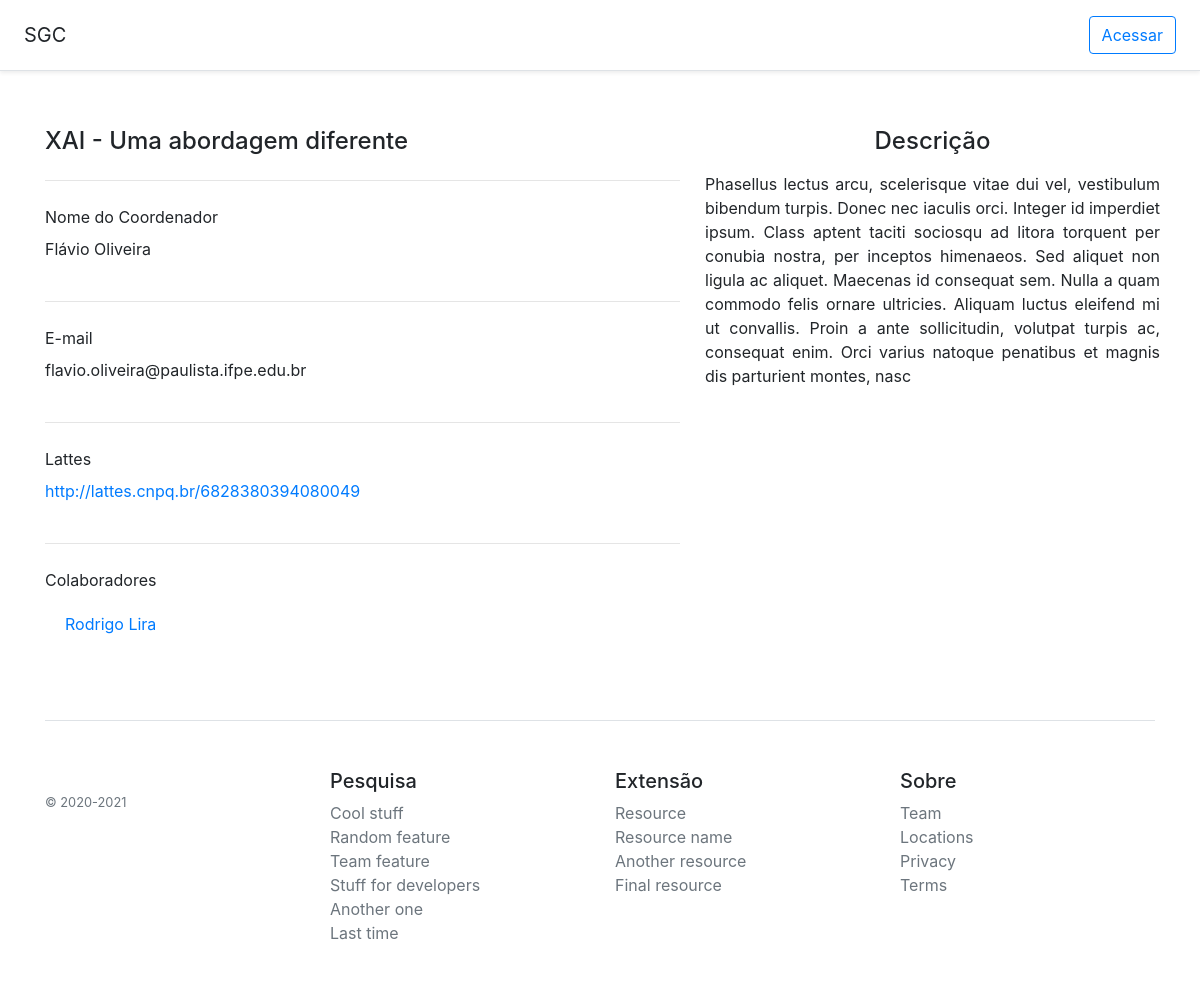
Page /projeto/exibir/2 on the committed database.
### projeto/models.py (models this page shows, shortened)
class Projeto(models.Model):
    titulo = models.CharField(max_length=50)
    descricao = models.CharField(max_length=500, verbose_name="descrição")
    inicio = models.DateField(verbose_name="início")
    fim = models.DateField(blank=True)
    aprovado = models.BooleanField(default=False, verbose_name="Está institucionalizado?")
    coordenador = models.ForeignKey(Professor, on_delete=models.PROTECT)

class ColaboradorProjeto(models.Model):
    colaborador = models.ForeignKey(Professor, on_delete=models.PROTECT)
    projeto = models.ForeignKey(Projeto, on_delete=models.PROTECT)

### core/models.py (models this page shows, shortened)
class Professor(models.Model):
    nome = models.CharField(max_length=50)
    email = models.EmailField()
    lattes = models.URLField(verbose_name="CV Lattes")

### projeto/views.py (the view)
# urls.py: path('exibir/<int:projeto_id>', views.exibir, name='exibir'), #projeto/exibir/2
def exibir(request, projeto_id):
    projeto = get_object_or_404(Projeto, pk = projeto_id)
    coolaboradores = ColaboradorProjeto.objects.filter(projeto=projeto)
    tags = ProjetoTag.objects.filter(projeto=projeto)
    context = {
        'projeto': projeto,
        'colaboradores': coolaboradores,
        'tags': tags,
    }
    return render(request, 'projeto/detail.html', context)

### templates/projeto/detail.html (shortened to what this page needs)
{% extends 'base.html' %}
{% block content %}
<div class="py-3 text-left">
</div>
<div class="row">
	<div class="col-md-5 order-md-2">
			<h4 class="mb-3 text-center">Descrição</h4>
				<div class="form-row ">
					<div class="form-group">
                       <p class="text-justify">{{ projeto.descricao }}</p>
					</div>
				</div>
	</div>
	<div class="col-md-7 order-md-1">
		<h4 class="mb-3">{{projeto.titulo}}</h4>
        <hr class="my-4">
        <div class="form-row">
			<div class="form-group col-md-11">
				<label for="div-coordenador">Nome do Coordenador</label>
                <div id="div-coordenador form-control">{{projeto.coordenador.nome}}</div>
			</div>
		</div>
        <hr class="my-4">
		<div class="form-row">
			<div class="form-group col-md-11">
				<label for="div-email">E-mail</label>
                <div id="div-email form-control">{{projeto.coordenador.email}}</div>
			</div>
        </div>
        <hr class="my-4">
        <div class="form-row">
			<div class="form-group col-md-11">
				<label for="div-lattes">Lattes</label>
                <div id="div-lattes form-control">
                    <a href="{{projeto.coordenador.lattes}}" target="_blank">{{projeto.coordenador.lattes}}</a>
                </div>
            </div>
		</div>
        <hr class="my-4">
		<div class="form-row">
			<div class="form-group col-md-11">
					<label for="inputTipo">Colaboradores</label>
                    <ul class="list-group list-group-flush">
                    {% for colaborador in colaboradores %}
                        <li class="list-group-item"><a href="#" target="_blank" >{{colaborador.colaborador.nome}}</a></li>
                    {% endfor %}
                    </ul>
			</div>
		</div>
	</div>
{% endblock %}

### rows in the picture
Projeto: descricao "Phasellus lectus arcu, scelerisque vitae dui vel, vestibulum bibendum turpis. Donec nec iaculis orci. Integer id imperdiet ipsum. Class aptent taciti sociosqu ad litora torquent per conubia nostra, per inceptos himenaeos. Sed aliquet non ligula ac aliquet. Maecenas id consequat sem. Nulla a quam commodo felis ornare ultricies. Aliquam luctus eleifend mi ut convallis. Proin a ante sollicitudin, volutpat turpis ac, consequat enim. Orci varius natoque penatibus et magnis dis parturient montes, nasc", titulo "XAI - Uma abordagem diferente", coordenador.nome "Flávio Oliveira", coordenador.email "flavio.oliveira@paulista.ifpe.edu.br", coordenador.lattes "http://lattes.cnpq.br/6828380394080049"
ColaboradorProjeto: colaborador.nome "Rodrigo Lira"
